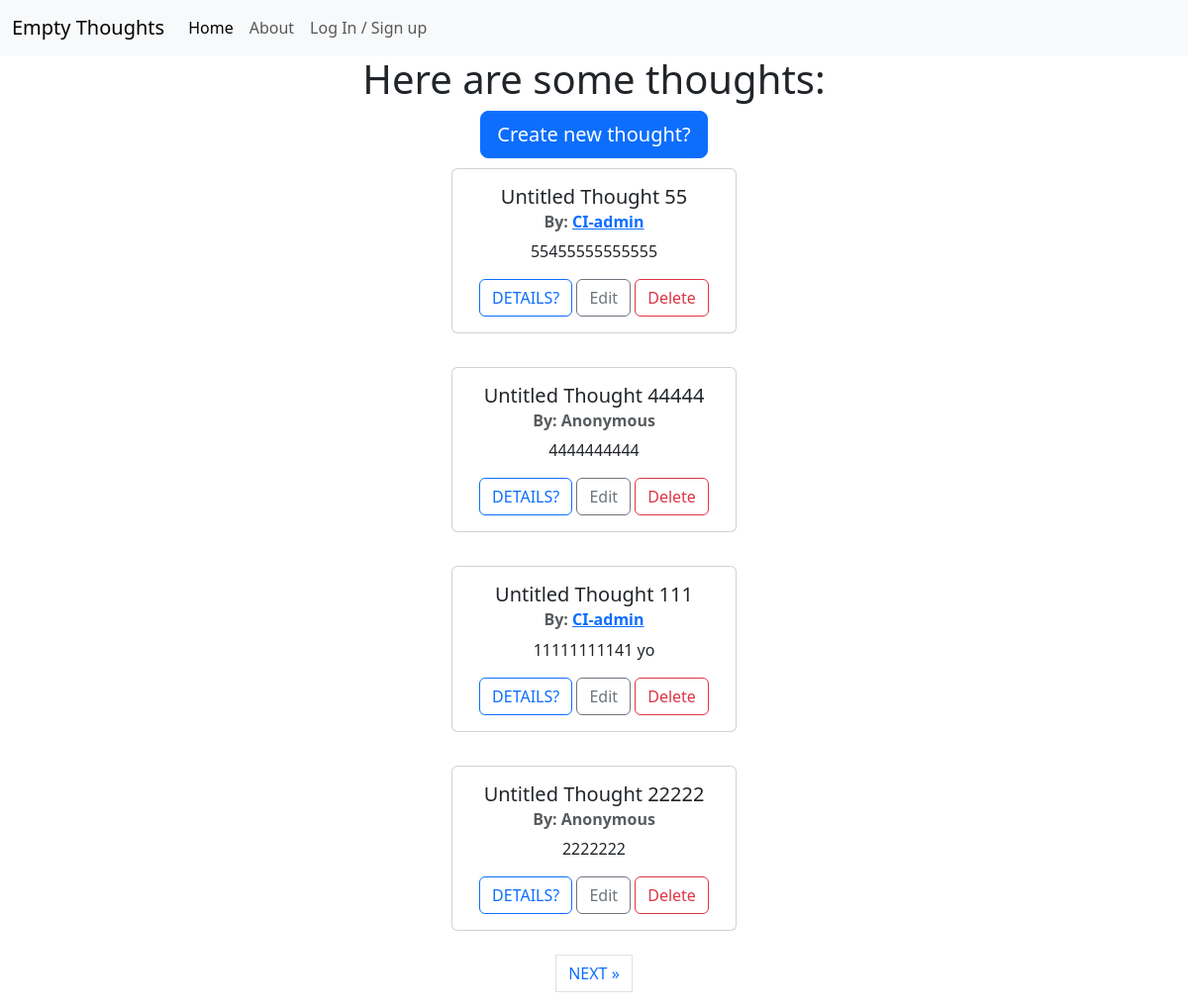
The app's page /, older data.
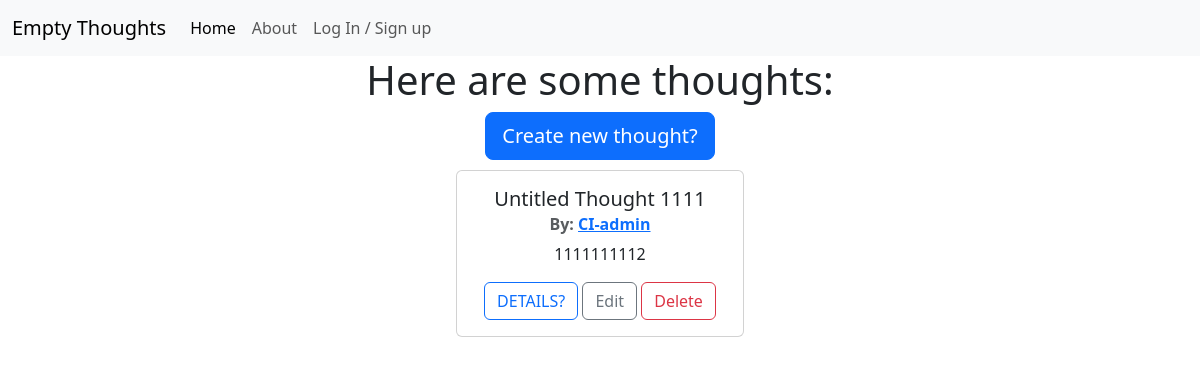
The same page, newer data.
### thoughts/models.py (models this page shows, shortened)
class Thought(models.Model):
    title = models.CharField(
        max_length=96, null=False, blank=False, default="Untitled Thought")
    author = models.ForeignKey(
        User,
        on_delete=models.CASCADE,
        related_name='thoughts'
        )
    content = models.TextField(max_length=400, null=False, blank=False)
    time = models.TimeField(default=timezone.now)
    anonymous = models.BooleanField(null=False, blank=False, default=True)
    date_created = models.DateTimeField(auto_now_add=True)
    date_updated = models.DateTimeField(auto_now=True)
    likes = models.ManyToManyField(
        User,
        related_name="thought_likes",
        blank=True
        )
    tags = models.ManyToManyField(Tag, blank=True)
    class Meta:
        ordering = ['-date_created']

### thoughts/views.py (the view, shortened to what this page needs)
# urls.py: path('', views.ThoughtList.as_view(), name='home'),
class ThoughtList(generic.ListView):
    model = Thought
    queryset = Thought.objects.order_by('-date_created')
    template_name = 'thoughts/view_thoughts.html'
    paginate_by = 4

### templates/thoughts/view_thoughts.html (shortened to what this page needs)
{% extends 'base.html' %}
{% block content %}
{% load static %}
<div class="container text-center">
    <h1>Here are some thoughts:</h1>
    <a href="/add">
        <button type="button" class="btn btn-primary btn-lg">Create new thought?</button>
    </a>
    {% for thought in thought_list %}
        <div class="card center" style="width: 18rem;">
            <div class="card-body">
                <h5 class="card-title">{{thought.title}}</h5>
                <h6 class="card-subtitle mb-2 text-body-secondary">
                    {% if thought.anonymous %}
                    <strong>By: Anonymous</strong>
                    {% else %}
                    <strong>By: <a a href="/user/{{thought.author.pk}}">{{thought.author}}</a></strong>
                    {% endif %}</h6>
                <p class="card-text">{{thought.content}} </p>
                <a href="/view/{{thought.id}}" class="btn btn-outline-primary">DETAILS?</a>
                <a href="/edit/{{thought.id}}" class="btn btn-outline-secondary">Edit</a>
                <a href="/delete/{{thought.id}}" class="btn btn-outline-danger">Delete</a>
            </div>
        </div>
        <br>
        {% empty %}
        <p>No thoughts, head empty...<br>
        Add new thought?</p>
    {% endfor %}
    {% if is_paginated %}
    <nav aria-label="Page navigation">
        <ul class="pagination justify-content-center">
            {% if page_obj.has_next %}
            <li><a href="?page={{ page_obj.next_page_number }}" class="page-link"> NEXT &raquo;</a></li>
            {% endif %}
        </ul>
    </nav>
    {% endif %}
</div>
{%endblock%}

### templates/base.html (shortened to what this page needs)
{% load static %}
<!DOCTYPE html>
<html lang="en">
<head>
    <link href="https://cdn.jsdelivr.net/npm/bootstrap@5.3.0/dist/css/bootstrap.min.css" rel="stylesheet">
    <link rel="stylesheet" href="{% static 'css/style.css' %}">
</head>
<header>
  <nav class="navbar navbar-expand-lg bg-body-tertiary">
    <div class="container-fluid">
      <a class="navbar-brand" href="/">Empty Thoughts</a>
      <div class="collapse navbar-collapse" id="navbarNav">
        <ul class="navbar-nav">
          <li class="nav-item">
            <a class="nav-link active" aria-current="page" href="/">Home</a>
          </li>
          <li class="nav-item">
            <a class="nav-link" href="/">About</a>
          </li>
          {% if user.is_authenticated %}
            <li class="nav-item">
              <a class="nav-link" href="{% url 'account_logout' %}">Log Out</a>
            </li>
          {% else %}
            <li class="nav-item">
              <a class="nav-link" href="{% url 'account_login' %}">Log In / Sign up</a>
            </li>
          {% endif %}
        </ul>
      </div>
    </div>
  </nav>
</header>
<body>
    {% block content %}
    {% endblock %}
</body>
</html>

### static/css/style.css (style rules this page uses)
.card { margin: 0 auto; float: none; margin-top: 10px; }

Row changes from the older to the newer data that the page shows:
removed Thought: title "Untitled Thought 55", author "CI-admin", content "55455555555555"
removed Thought: title "Untitled Thought 44444", anonymous "By: Anonymous", content "4444444444"
removed Thought: title "Untitled Thought 22222", anonymous "By: Anonymous", content "2222222"
changed Thought "CI-admin": title "Untitled Thought 111" → "Untitled Thought 1111"; content "11111111141 yo" → "1111111112"
Text that changed along with them:
text no longer shown: "NEXT »"
